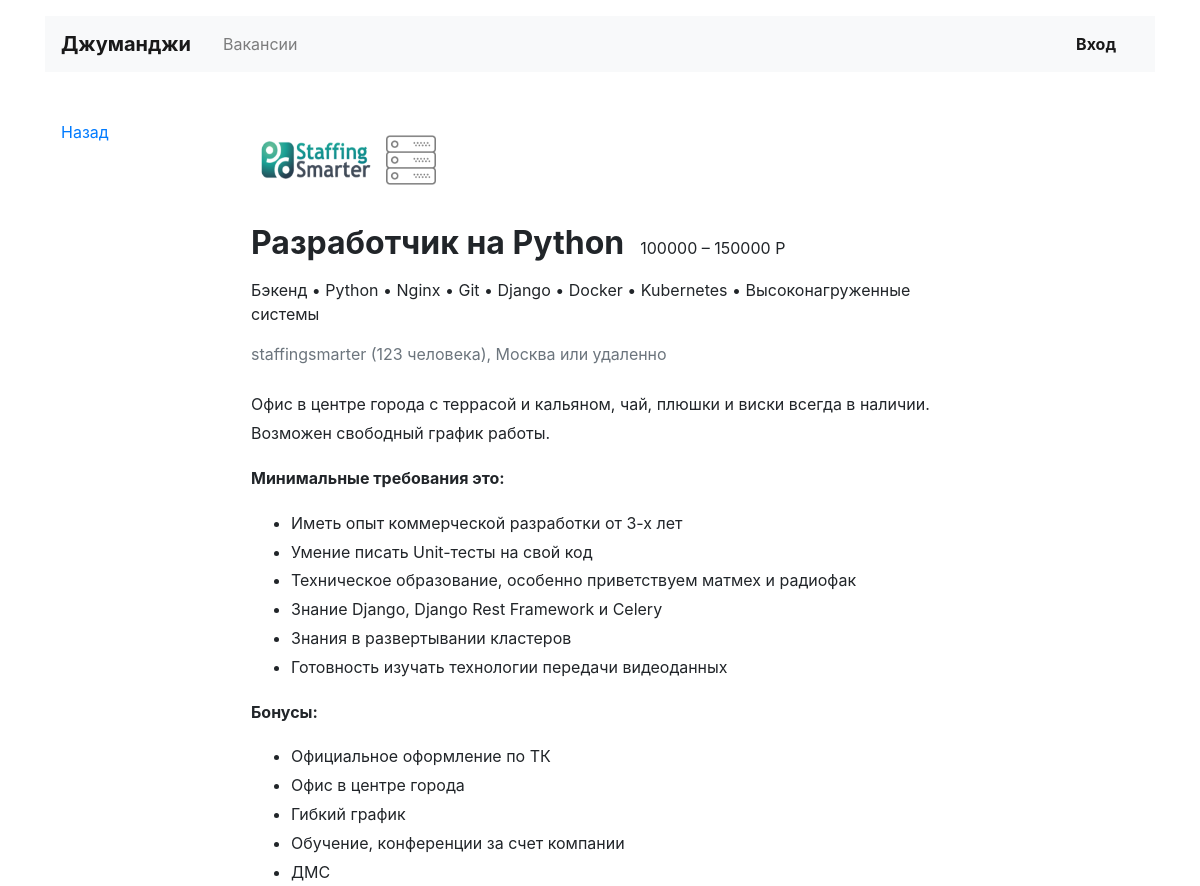
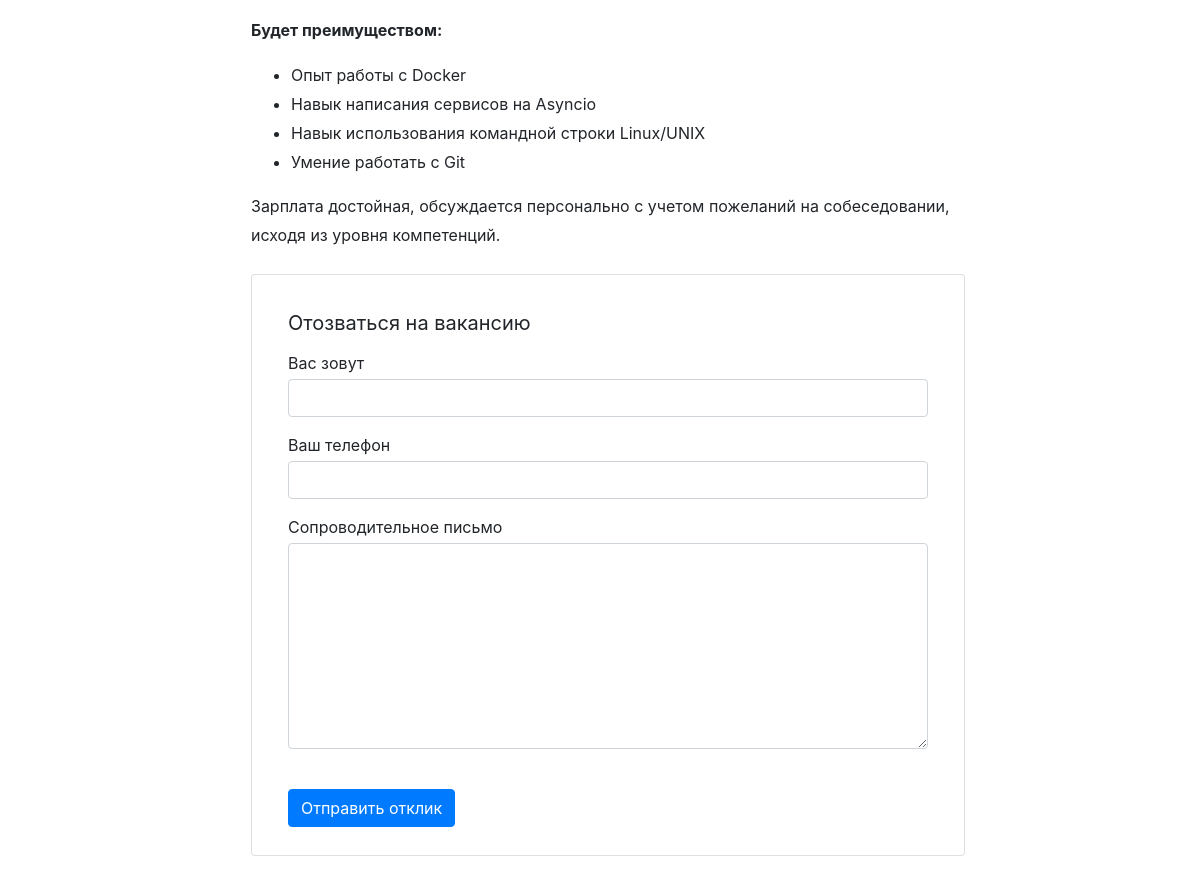
Screenshot of /vacancy/1 with the database file from the repository (2 pictures, top to bottom).
### vacancies/models.py (models this page shows, shortened)
class Vacancy(models.Model):
    title = models.CharField(max_length=64)
    specialty = models.ForeignKey(Specialty, on_delete=models.CASCADE, related_name='vacancy')
    company = models.ForeignKey(Company, on_delete=models.CASCADE, related_name='vacancy')
    skills = models.TextField()
    description = models.TextField()
    salary_min = models.IntegerField()
    salary_max = models.IntegerField()
    published_at = models.DateField()
    class Meta:
        verbose_name = 'Вакансия'
        verbose_name_plural = 'Вакансии'

class Company(models.Model):
    name = models.CharField(max_length=64)
    location = models.CharField(max_length=64)
    logo = models.ImageField(upload_to=settings.MEDIA_COMPANY_IMAGE_DIR)
    description = models.TextField()
    employee_count = models.IntegerField()
    owner = models.OneToOneField(settings.AUTH_USER_MODEL, on_delete=models.CASCADE, null=True)
    class Meta:
        verbose_name = 'Компания'
        verbose_name_plural = 'Компании'

class Specialty(models.Model):
    code = models.CharField(max_length=64, unique=True)
    title = models.CharField(max_length=64)
    picture = models.ImageField(upload_to=settings.MEDIA_SPECIALITY_IMAGE_DIR)
    class Meta:
        verbose_name = 'Специализация'
        verbose_name_plural = 'Специализации'

### vacancies/views.py (the view)
# urls.py: path('vacancy/<int:pk>', DetailVacancyView.as_view(), name='vacancy'),
class DetailVacancyView(DetailView):
    model = Vacancy
    context_object_name = 'vacancy'
    template_name = 'vacancies/vacancy/vacancy.html'
    queryset = model.objects.select_related('specialty', 'company')

### vacancies/templatetags/ru_pluralize.py (called while the page is built)
@register.filter()
def ru_pluralize(number, arg: str = 'ночь,ночи,ночей'):
    nominative_singular, genitive_singular, genitive_plural = arg.split(',')
    number = abs(number)
    if number % 10 in [0, 5, 6, 7, 8, 9] or 11 <= number % 100 <= 19:
        return f'{number} {genitive_plural}'
    elif number % 10 == 1:
        return f'{number} {nominative_singular}'
    else:
        return f'{number} {genitive_singular}'

### vacancies/templates/vacancies/vacancy/vacancy.html (shortened to what this page needs)
{% extends "../base/base.html" %}
{% load ru_pluralize %}
{% block content %}
  <div class="pb-5">
    <div class="row mt-5">
      <div class="col-12 col-lg-2">
        <div class="pl-3 mb-5">
          <p><a href="{% url 'home' %}">Назад</a></p>
        </div>
      </div>
      <div class="col-12 col-lg-8">
        <section class="pl-3">
          <a href="{% url 'company' vacancy.company.id %}"><img src="{{ vacancy.company.logo.url }}" width="130" height="80" alt="{{ vacancy.company.name }}"></a>
          <a href="{% url 'vacancies_by_speciality' vacancy.specialty.code %}"><img src="{{ vacancy.specialty.picture.url }}" width="50" height="50" alt="{{ vacancy.specialty.title }}"></a>
          <div class="d-flex align-items-baseline align-content-baseline">
            <h1 class="h2 mt-4 font-weight-bold" >{{ vacancy.title }}</h1>
            <p class="m-0 pl-3">{{ vacancy.salary_min }} – {{ vacancy.salary_max }} Р</p>
          </div>
          <p class="mt-2">{{ vacancy.specialty.title }} • {{ vacancy.skills }}</p>
          <p class="text-muted mb-4">{{ vacancy.company.name }} ({{ vacancy.company.employee_count|ru_pluralize:'человек, человека, человек' }}), {{ vacancy.company.location }} или удаленно</p>
          <div style="line-height: 1.8;">
            {{ vacancy.description|safe }}
          </div>
          <form action="/echo" class="card mt-4 mb-3" enctype="multipart/form-data">
            <div class="card-body mx-3">
              <p class="h5 mt-3 font-weight-normal">Отозваться на вакансию</p>
              <div class="form-group">
                <label class="mb-1 mt-2" for="userName">Вас зовут</label>
                <input class="form-control" type="text" placeholder="" id="userName">
              </div>
              <div class="form-group">
                <label class="mb-1" for="userPhone">Ваш телефон</label>
                <input class="form-control" type="tel" placeholder="" id="userPhone">
              </div>
              <div class="form-group">
                <label class="mb-1" for="userMsg" >Сопроводительное письмо</label>
                <textarea class="form-control" rows="8" id="userMsg"></textarea>
              </div>
              <input type="submit" class="btn btn-primary mt-4 mb-2" value="Отправить отклик">
            </div>
          </form>
        </section>
      </div>
    </div>
  </div>
{% endblock content %}

### rows the page displays
Vacancy: company.logo (picture), specialty.picture (picture), title "Разработчик на Python", salary_min "100000", salary_max "150000", specialty "Бэкенд", skills "Python • Nginx • Git • Django • Docker • Kubernetes • Высоконагруженные системы", company.name "staffingsmarter", company.employee_count|ru_pluralize "123 человека", company.location "Москва", description "Офис в центре города с террасой и кальяном, чай, плюшки и виски всегда в наличии. Возможен свободный график работы. Минимальные требования это: Иметь опыт коммерческой разработки от 3-х лет Умение писать Unit-тесты на свой код Техническое образование, особенно приветствуем матмех и радиофак Знание Django, Django Rest Framework и Celery Знания в развертывании кластеров Готовность изучать технологии передачи видеоданных Бонусы: Официальное оформление по ТК Офис в центре города Гибкий график Обучение, конференции за счет компании ДМС Будет преимуществом: Опыт работы с Docker Навык написания сервисов на Asyncio Навык использования командной строки Linux/UNIX Умение работать с Git Зарплата…"
